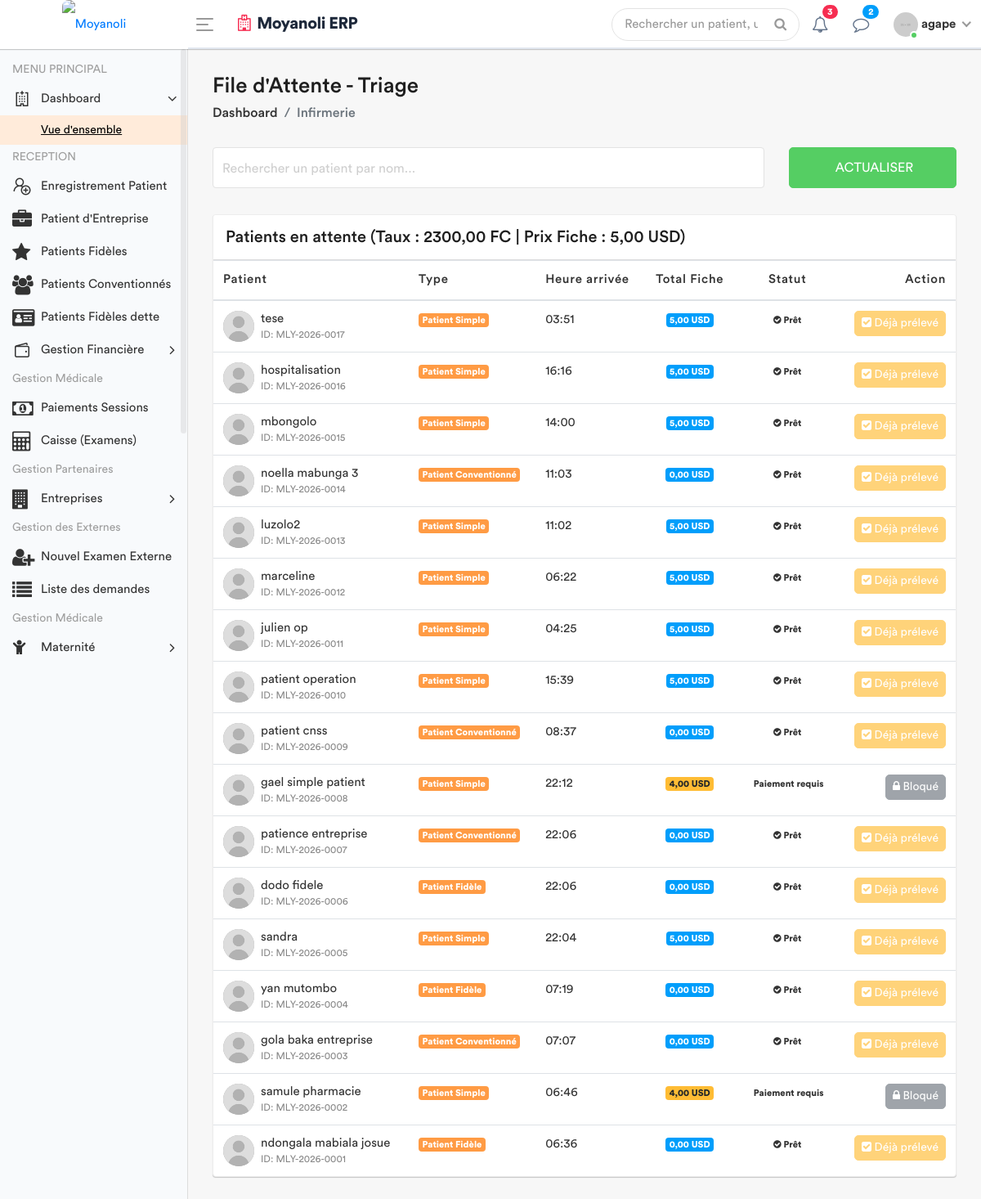
The app's page /infirmerie/attente/ (signed in), older data.
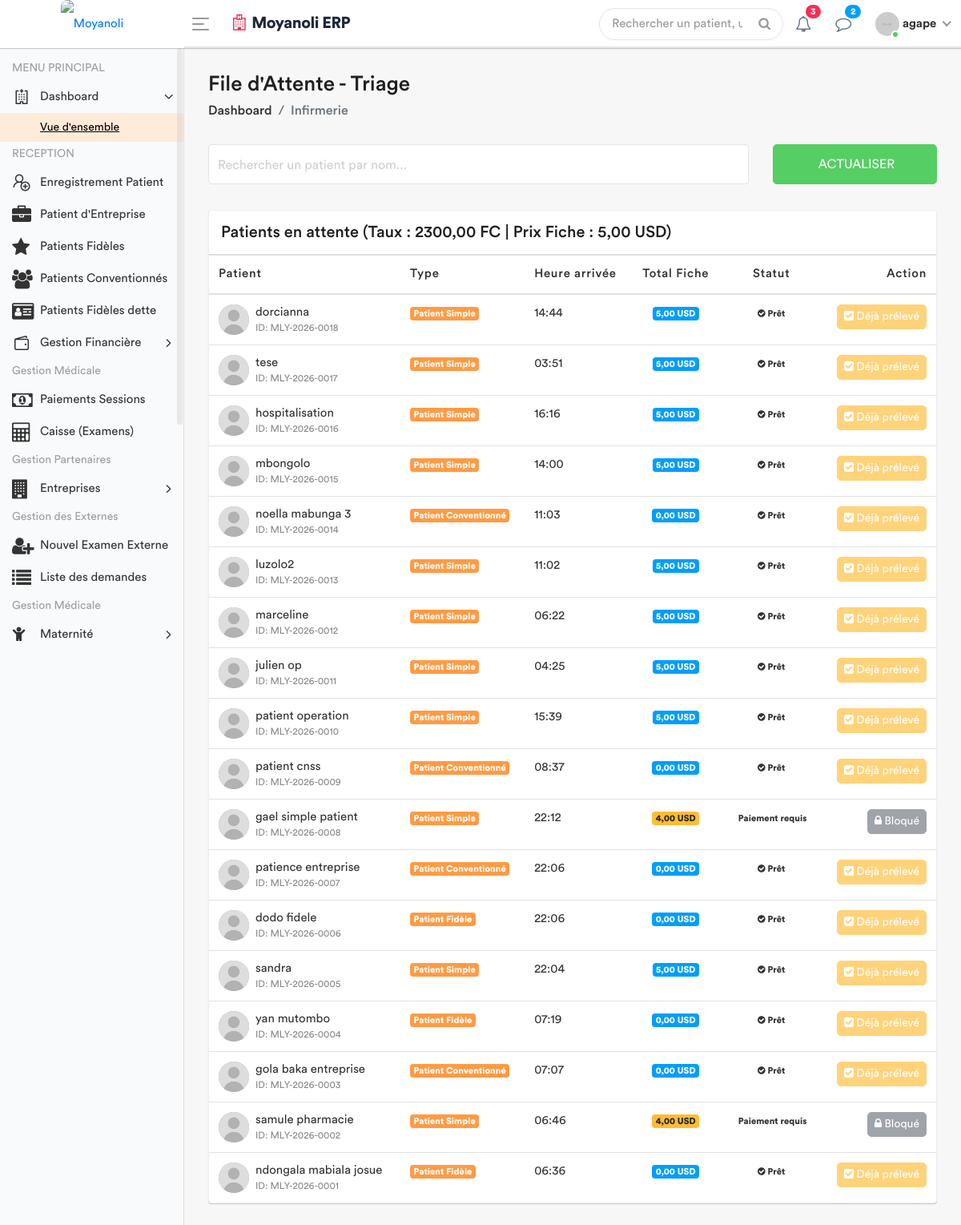
The same page, newer data.
### apps/models.py (models this page shows, shortened)
class Patient(models.Model):
    TYPE_CHOICES = [
        ('SIMPLE', 'Patient Simple'),
        ('FIDELE', 'Patient Fidèle'),
        ('CONVENTIONNE', 'Patient Conventionné'),
    ]
    code_patient = models.CharField(max_length=20, unique=True, editable=False)
    noms = models.CharField(max_length=100)
    service = models.ForeignKey('Service', on_delete=models.PROTECT, related_name='patients', null=True)
    sexe = models.CharField(max_length=1, choices=[('M', 'Masculin'), ('F', 'Féminin')])
    age = models.CharField(max_length=30)
    adresse = models.TextField()
    telephone = models.CharField(max_length=20)
    type_patient = models.CharField(max_length=15, choices=TYPE_CHOICES, default='SIMPLE')
    a_carte_fidelite = models.BooleanField(default=False, verbose_name="Possède carte de fidélité")
    entreprise = models.ForeignKey(
        'Entreprise',
        on_delete=models.SET_NULL,
        null=True,
        blank=True,
        related_name='patients',
        verbose_name="Entreprise (si conventionné)"
    )
    fiche_payee = models.BooleanField(default=False)
    created_by = models.ForeignKey(User, on_delete=models.SET_NULL, null=True, related_name='patients_crees')
    date_creation = models.DateTimeField(auto_now_add=True)
    date_modification = models.DateTimeField(auto_now=True)

### apps/views.py (the view)
# urls.py: path('infirmerie/attente/', views.liste_attente_triage, name='liste_attente_triage'),
@login_required
def liste_attente_triage(request):
    taux = ConfigurationHopital.get_taux()
    prestation_fiche = Prestation.objects.filter(categorie='ADM', libelle__icontains='Fiche').first()
    prix_fiche_usd = prestation_fiche.prix if prestation_fiche else Decimal('6.00')
    patients_liste = Patient.objects.all().order_by('-date_creation')
    for patient in patients_liste:
        if patient.type_patient != 'SIMPLE':
            patient.a_solde_fiche = True
            patient.total_fiche_usd = 0
            patient.doit_payer_fiche = False
        else:
            patient.doit_payer_fiche = True
            paiements = Paiement.objects.filter(patient=patient, service='FICHE')
            total_paye_usd = sum([
                p.montant_verse if p.devise == 'USD' else (p.montant_verse / taux)
                for p in paiements
            ])
            patient.total_fiche_usd = total_paye_usd
            patient.a_solde_fiche = total_paye_usd >= prix_fiche_usd
        patient.a_signes_vitaux_deja_pris = SigneVital.objects.filter(patient=patient).exists()
    role = Fonction.objects.filter(userKey=request.user).first()
    fonctionKey = role.fonctionKey.roleName if (role and role.fonctionKey) else None
    return render(request, 'back-end/infirmerie/liste_attente.html', {
        'patients': patients_liste,
        'taux': taux,
        'prix_fiche': prix_fiche_usd,
        'fonctionKey': fonctionKey
    })

### apps/models.py (called while the page is built)
    @classmethod
    def get_taux(cls):
        config = cls.objects.first()
        if config:
            return config.taux_usd_en_cdf
        return Decimal('2500.00')

### apps/templates/back-end/infirmerie/liste_attente.html (shortened to what the changed rows need)
<!DOCTYPE html>
{% load static %}
<html lang="fr">
    <head>
        {% include 'back-end/includes/css.html' %}
    </head>
    <body>
        <div class="main-wrapper">
            <div class="page-wrapper">
                <div class="content container-fluid">
                    <div class="card card-table mt-3">
                        <div class="card-body">
                            <div class="table-responsive">
                                <table class="table table-hover table-center mb-0" id="patientTable">
                                    <thead>
                                        <tr>
                                            <th>Patient</th>
                                            <th>Type</th>
                                            <th>Heure arrivée</th>
                                            <th class="text-center">Total Fiche</th>
                                            <th class="text-center">Statut</th>
                                            <th class="text-right">Action</th>
                                        </tr>
                                    </thead>
                                    <tbody>
                                        {% for patient in patients %}
                                        <tr>
                                            <td>
                                                <h2 class="table-avatar">
                                                    <a href="#" class="avatar avatar-sm mr-2">
                                                        <img class="avatar-img rounded-circle" src="{% static 'back-end/assets/img/user.jpg' %}" alt="User">
                                                    </a>
                                                    <a href="#">{{ patient.noms }} <span>ID: {{ patient.code_patient }}</span></a>
                                                </h2>
                                            </td>
                                            <td><span class="badge badge-primary">{{ patient.get_type_patient_display }}</span></td>
                                            <td>{{ patient.date_creation|date:"H:i" }}</td>
                                            <td class="text-center">
                                                <span class="badge {% if patient.a_solde_fiche %}badge-info{% else %}badge-warning{% endif %}">
                                                    {{ patient.total_fiche_usd|floatformat:2 }} USD
                                                </span>
                                            </td>
                                            <td class="text-center">
                                                {% if patient.a_solde_fiche %}
                                                    <span class="badge badge-success-border"><i class="fa fa-check-circle"></i> Prêt</span>
                                                {% else %}
                                                    <span class="badge badge-danger-border"> Paiement requis</span>
                                                {% endif %}
                                            </td>
                                            <td class="text-right">
                                                {% if not patient.a_solde_fiche and patient.doit_payer_fiche %}
                                                    <button class="btn btn-secondary btn-sm" disabled title="Le patient doit solder {{ prix_fiche }} USD">
                                                        <i class="fa fa-lock"></i> Bloqué
                                                    </button>
                                                {% elif patient.a_signes_vitaux_deja_pris %}
                                                    <button class="btn btn-warning btn-sm" disabled>
                                                        <i class="fa fa-check-square"></i> Déjà prélevé
                                                    </button>
                                                {% else %}
                                                    <a href="{% url 'saisir_signes' patient.id %}" class="btn btn-primary btn-sm">
                                                        <i class="fa fa-stethoscope"></i> Signes Vitaux
                                                    </a>
                                                {% endif %}
                                            </td>
                                        </tr>
                                        {% empty %}
                                        <tr>
                                            <td colspan="6" class="text-center py-4">Aucun patient en attente.</td>
                                        </tr>
                                        {% endfor %}
                                    </tbody>
                                </table>
                            </div>
                        </div>
                    </div>
                </div>
            </div>
        </div>
    </body>
</html>

Row changes from the older to the newer data that the page shows:
added Patient: noms "dorcianna", code_patient "MLY-2026-0018", type_patient "Patient Simple", date_creation "14:44", total_fiche_usd "5,00", shows "Prêt", shows "Déjà prélevé"
